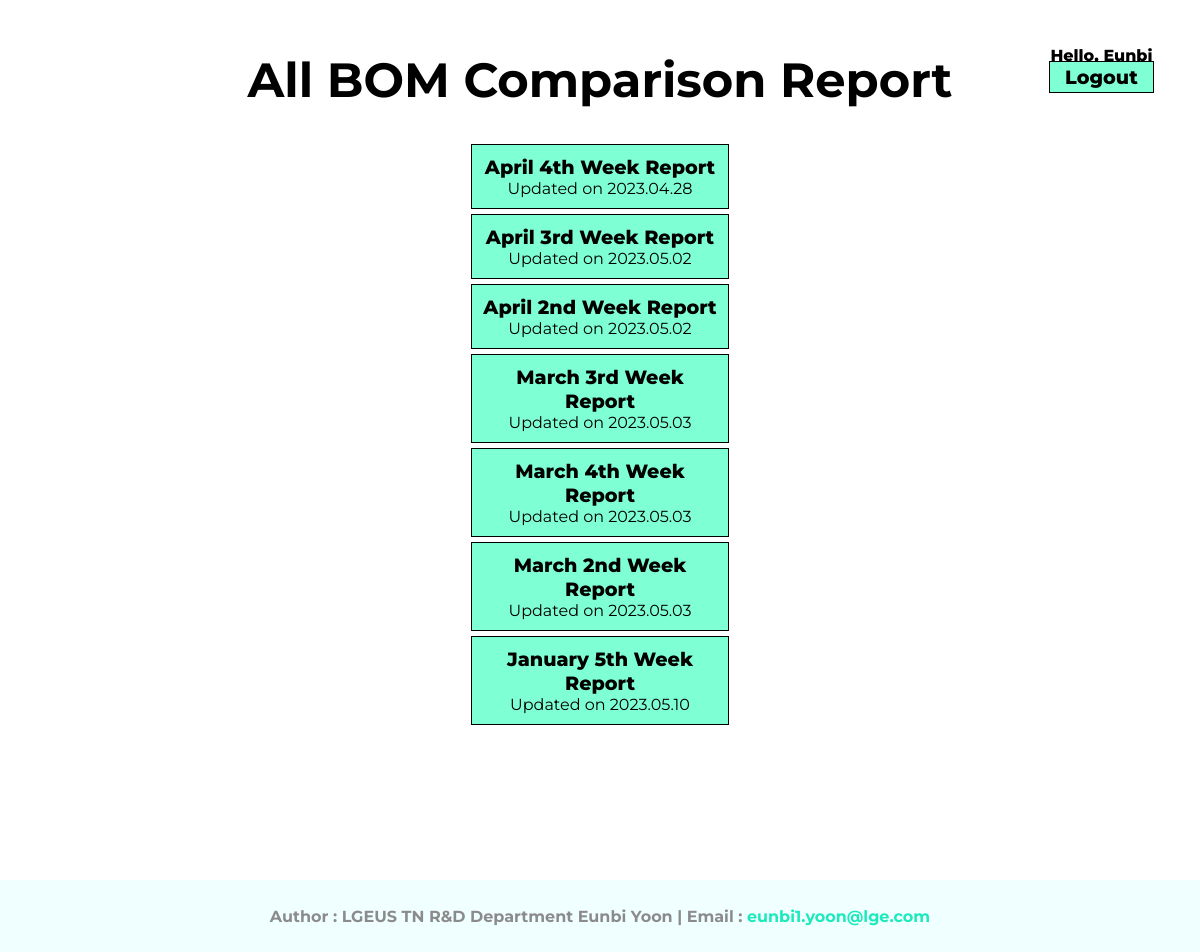
/bom-comparison/ (signed in), run on the app's committed database.
### report/models.py (models this page shows, shortened)
class Category(models.Model):
    title=models.CharField(max_length=255)
    slug=models.SlugField()
    class Meta:
        verbose_name_plural='  1) Categories'

class Post(models.Model):
    category=models.ForeignKey(Category, related_name='post_model', on_delete=models.CASCADE)
    slug=models.SlugField()
    author=models.ForeignKey(User, related_name='post_user',on_delete=models.CASCADE)
    title=models.CharField(max_length=255)
    date_added=models.DateTimeField(auto_now_add=True)
    class Meta:
        verbose_name_plural='  2) Posts'

### report/views.py (the view)
# urls.py: path('<slug:slug>/', categoryView, name='category_url'),
def categoryView(request, slug):
    category=Category.objects.get(slug=slug)
    context={
        'category_pair':category
    }
    return render(request,'category.html', context)

### templates/category.html (shortened to what this page needs)
{% extends 'base.html' %}
{% block name %}<div class="category-name">All {{ category_pair.title }} Report</div>{% endblock %}
{% block container %}
    <div class="category">
        {% for cat in category_pair.post_model.all %}
            <a href="{% url 'detail_url' cat.slug cat.id%}">
                <div class="category-detail">
                    <div class="title">{{ cat.title }} Report</div>
                    <div class="date">Updated on {{ cat.date_added|date:"Y.m.d" }}</div>
                </div>
            </a>
        {% endfor %}
    </div>
{% endblock %}

### templates/base.html (shortened to what this page needs)
<!doctype html>
<html lang="en">
  <head>
    {% load static %}
    <link rel="stylesheet" href="{% static 'css/style3.css' %}">
  </head>
  <body>
    <div class="top">
      <div class="sidebar"></div>
      <div class="container">
        <h1>{% block name %}{% endblock%}</h1>
      </div>
      <div class="navigator">
        <div class="user-banner">
          {% if user.is_authenticated %}
            <p>Hello, {{user.username}}
            <a href="{% url 'logout_url' %}">Logout</a>
          {% else %}
            <p>Login Here
            <a href="{% url 'login_url' %}">Login</a>
          {% endif %}
          </p>
        </div>
      </div>
    </div>
    <div class="main">
      <div class="sidebar">
      </div>
      <div class="container">
        {% block container %}
        {% endblock %}
      </div>
      <div class="navigator">
      </div>
    </div>
    <div class="footer">
      <h5>
          Author : LGEUS TN R&D Department Eunbi Yoon |  Email :
          <a href = "mailto: eunbi1.yoon@lge.com"> eunbi1.yoon@lge.com</a>
      </h5>
    </div>
  </body>
</html>

### statics/css/style3.css (style rules this page uses)
body { margin:auto; font-family: 'Montserrat'; overflow-y: scroll; min-height:100%; display: flex; flex-direction: column; }
.top { display: grid; grid-template-columns: 1fr 5fr 1fr; gap:30px; height: 8vh; margin: 30px 20px 20px; }
.main { display: grid; grid-template-columns: 1fr 5fr 1fr; height: 77vh; gap:30px; margin:auto 20px; }
.sidebar { grid-column: 1; }
.container { grid-column: 2; }
.navigator { grid-column: 3; }
.top .container h1 { text-align:center; }
.top .navigator p { font-size: 1rem; font-weight: 800; text-align: center; text-transform: capitalize; }
.top .navigator .user-banner a { background-color: aquamarine; margin: 0 10px; width:100px; font-size:1.2rem; margin-top:10px; font-family:'Montserrat'; font-weight: 800; color:black; text-decoration: none; padding:3px 15px; border: 1px solid black; }
.footer { margin-top:150px; background-color:azure; text-align: center; position: bottom; }
.footer h5 { font-size: 1rem; text-align: center; color:rgb(139, 139, 139); }
.footer a { text-decoration: none; color:#1beabd }
.category { text-align: center; margin-top:30px; }
.category-name { text-align: center; font-size: 3rem; }
.category a { text-decoration:none; margin-top: 50px;; }
.category .category-detail { background-color:aquamarine; color:black; margin: auto; border:1px solid black; width:30%; margin:5px auto; padding:10px; font-size:1rem }
.category .category-detail .title { font-size: 1.2rem; font-weight: 800; }

### data on the page
Category: title "BOM Comparison"
Post: title "April 4th Week", date_added "2023.04.28"
Post: title "April 3rd Week", date_added "2023.05.02"
Post: title "April 2nd Week", date_added "2023.05.02"
Post: title "March 3rd Week", date_added "2023.05.03"
Post: title "March 4th Week", date_added "2023.05.03"
Post: title "March 2nd Week", date_added "2023.05.03"
Post: title "January 5th Week", date_added "2023.05.10"

### other printed values
{{ user.username }} "Eunbi"
